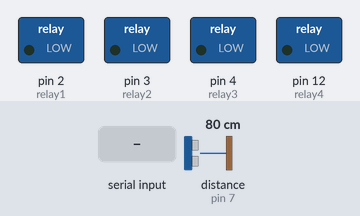
A sketch run on a simulated Arduino Uno, built with avr-gcc and run on an emulated ATmega328P. Shown: switched loads named in the sketch (green lamp = pin HIGH). Wiring (inferred from the names in the program): ultrasonic range finder: trigger pin 6; echo pin 7. The inputs (shaded band) are chosen by the test bench; at power-on: distance to the obstacle (sensor on pin 7) 80 cm. The echo pulse lasts 58.3 µs per cm; pins used as bus, display or sensor lines are not drawn; what the sketch prints to the serial monitor is not drawn.

Above: at 1.2 s.
1.3 s: "1" received over Serial
At 1.7 s:
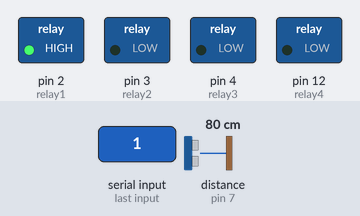
3.3 s: "2" received over Serial
At 3.7 s:
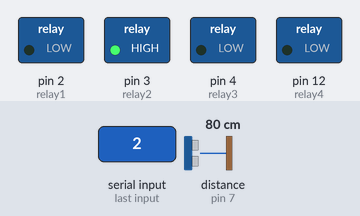
5.3 s: "3" received over Serial
At 5.7 s:
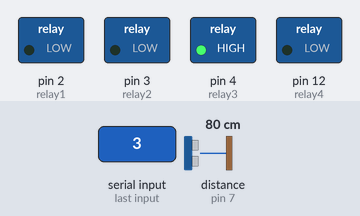
7.3 s: "4" received over Serial
At 8.6 s:
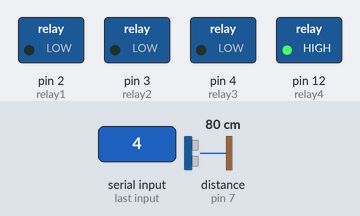
8.9 s: distance to the obstacle (sensor on pin 7) set to 32 cm
10.4 s: distance to the obstacle (sensor on pin 7) set to 29 cm
Timing chart, 0 to 13.0 s (numbered marks = the images above; inputs shaded):
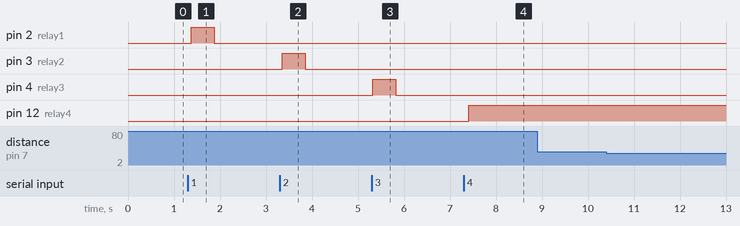

Measured:
- after the input at 1.3 s, pin 2 (relay1): LOW → HIGH after 0.08 s, → LOW 0.50 s later
- after the input at 3.3 s, pin 3 (relay2): LOW → HIGH after 0.05 s, → LOW 0.50 s later
- after the input at 5.3 s, pin 4 (relay3): LOW → HIGH at once, → LOW 0.50 s later
- after the input at 7.3 s, pin 12 (relay4): LOW → HIGH after 0.11 s
- after the input at 8.9 s, every drawn part: stays the same
- after the input at 10.4 s, every drawn part: stays the same

The sketch:

arduino-control.ino
```cpp
 #define relay1 2
 #define relay2 3
 #define relay3 4
 #define relay4 12
 #define echoPin1 7
 #define trigPin1 6
 #define echoPin2 4
 #define trigPin2 3

 long duration1;
 int distance1;
 long duration2;
 int distance2;

// the setup function runs once when you press reset or power the board
void setup() {
  // initialize digital pin LED_BUILTIN as an output.
  Serial.begin(9600);
  pinMode(relay1, OUTPUT);
  pinMode(relay2, OUTPUT);
  pinMode(relay3, OUTPUT);
  pinMode(relay4, OUTPUT);
  pinMode(trigPin1, OUTPUT);
  pinMode(echoPin1, INPUT);
//  pinMode(trigPin2, OUTPUT);
//  pinMode(echoPin2, INPUT);
}

// the loop function runs over and over again forever
void loop() {
    char key = Serial.read();
    digitalWrite(trigPin1, LOW);
//    digitalWrite(trigPin2, LOW);
    delayMicroseconds(2);
    digitalWrite(trigPin1, HIGH);
//    digitalWrite(trigPin2, HIGH);
    delayMicroseconds(10);
    digitalWrite(trigPin1, LOW);
//    digitalWrite(trigPin2, LOW);
    duration1 = pulseIn(echoPin1, HIGH);
//    duration2 = pulseIn(echoPin2, HIGH);
    distance1 = duration1 * 0.034 / 2; // Speed of sound wave divided by 2 (go and back)
//    distance2 = duration2 * 0.034 / 2; // Speed of sound wave divided by 2 (go and back)

    Serial.println(distance1);
//    Serial.print(",");
//    Serial.println(distance2);

    if (distance1 < 30 && distance1 > 5){
      Serial.println("y");
    }else{
      Serial.println("n");
    }

    if (key == '1') {
      relay(1, 0, 0);
      delay(500);
      relay(0, 0, 0);
    }
    if (key == '2'){
      relay(0, 1, 0);
      delay(500);
      relay(0, 0, 0);
    }
    if (key == '3') {
      relay(0, 0, 1);
      delay(500);
      relay(0, 0, 0);
    }
    if (key == '4'){
      digitalWrite(relay4, HIGH);
    }
    if (key == '5'){
      digitalWrite(relay4, LOW);
    }
    delay(100);

}

void relay(int a, int b, int c){
  digitalWrite(relay1, a);
  digitalWrite(relay2, b);
  digitalWrite(relay3, c);

}
```
